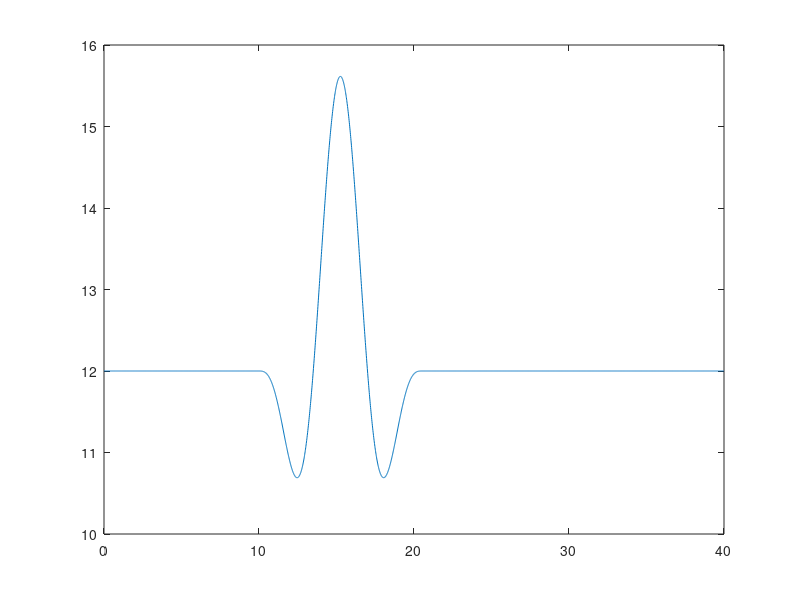

MATLAB code to generate this figure: (Note: this script raises an error after producing the figure.)
clear all;
close all;
clc;

%%
FileName = 'EOG_URef_12';

%% Preprocessing
% time
T           = 40;                   % [s]   simulation length
dt          = 1/80;               	% [s]   simulation time step

% wind
V_hub       = 12;                   % [m/s] mean wind speed at hub height 
T_gust      = 10.5;                 % [s]   length of EOG
t_start     = 10;                   % [s]   time when EOG should start
V_ref       = 50;                   % [m/s] reference wind speed average over 10 min
I_ref       = 0.14;                 % [-]   expected value of the turbulence intensity at 15 m/s
D           = 160;                  % [m]   rotor diameter

% calculation of wind signals
t           = 0:dt:T-dt;

% Longitudinal scale parameter at hub height (assuming hub height >60 m)
lambda1     = 42;

% Extreme Operational Gust (EOG) definition
sigma1      = I_ref * (0.75*V_hub + 5.6);
V_e50     	= 1.4*V_ref;
V_e1      	= 0.8*V_e50;
V_gust      = min([1.35*(V_e1-V_hub), 3.3*(sigma1/(1+0.1*D/lambda1))]);

% EOG wind speed vector
u           = zeros(1, length(t));
for iTimeStep = 1:length(t)
    if (t(iTimeStep) >= t_start) && (t(iTimeStep) <= t_start+T_gust)
        t_EOG           = t(iTimeStep) - t_start;
        u(iTimeStep)    = V_hub-0.37*V_gust*sin(3*pi*t_EOG/T_gust)*(1-cos(2*pi*t_EOG/T_gust));
    else
        u(iTimeStep)    = V_hub;
    end
end


figure()
plot(t,u)


% Some variables required in the Type 4 wind: Bladed style
HubHeight   = 100;
dy          = HubHeight;
dz          = HubHeight;
Ny          = 3;
Nz          = 3;
URef        = V_hub;
zOffset     = HubHeight;
z0          = 0.1;          % the rougthness length, not really used


SummVars(1) = HubHeight;    % HubHeight
SummVars(3) = URef;

velocity    = zeros(max(size(t)),3,Ny,Nz);
% prepare to write out
for iy = 1:Ny
    for iz = 1:Nz
        velocity(:,1,iy,iz) = u;
    end
end

% here we use std u for v and w components, to avoid dividing by zero
SummVars(4) = std(squeeze(velocity(:,1,1,1)))/URef*100;
SummVars(5) = std(squeeze(velocity(:,1,1,1)))/URef*100;
SummVars(6) = std(squeeze(velocity(:,1,1,1)))/URef*100;

disp('Exporting rotor plane wind field as ".wnd" binary files...')
% write the .wnd
WriteBLgrid([FileName '.wnd'], velocity, dy, dz, dt, zOffset, z0, SummVars)

% Now write a sum file
fileID    = fopen([FileName '.sum'],'w');
fprintf(fileID,'This summary file is not complete it only contains required information for the OpenFAST');
fprintf(fileID,'\n');
fprintf(fileID,'F        Clockwise rotation when looking downwind?\n');
fprintf(fileID,[num2str(SummVars(1)) '  Hub height [m] \n']);
fprintf(fileID,['UBar   =  ' num2str(SummVars(3)) ' m/s \n']);
fprintf(fileID,['TI(u)  =  ' num2str(SummVars(4)) ' %%\n']);
fprintf(fileID,['TI(v)  =  ' num2str(SummVars(5)) ' %%\n']);
fprintf(fileID,['TI(w)  =  ' num2str(SummVars(6)) ' %%\n']);
fprintf(fileID,['Height Offset =  ' num2str(0) ' m\n']);
fprintf(fileID,'Creating a PERIODIC output file.');
fclose(fileID);

